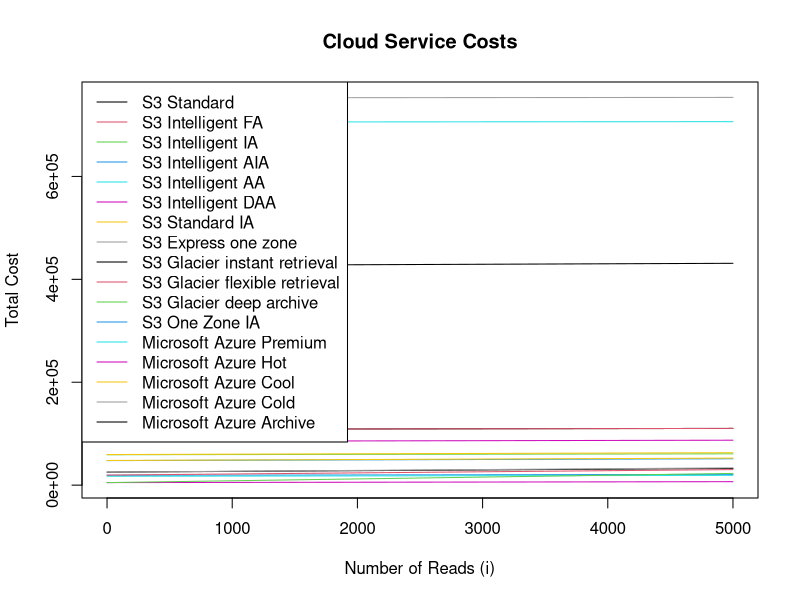
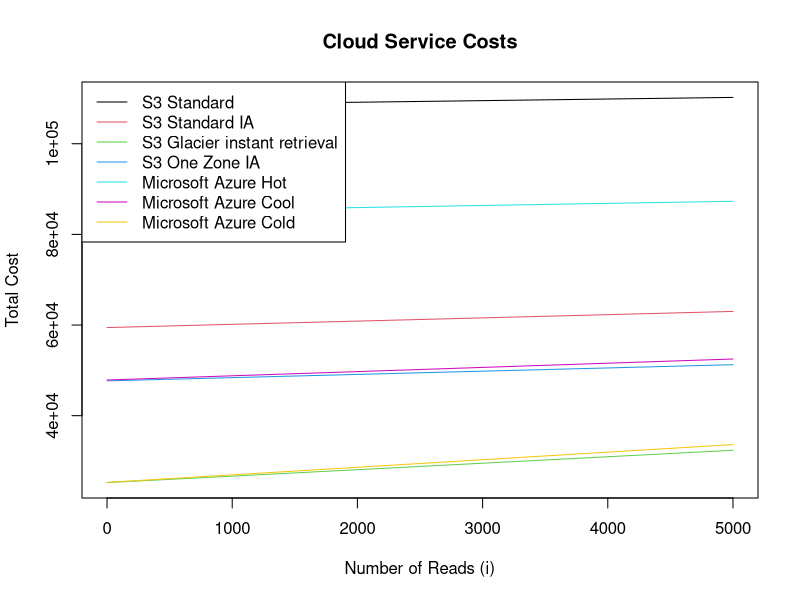

Write R code to recreate these figures, in order.
pricelist <- list(
        c(
                "S3 Standard",
                2163.71,
                0.3565,
                0.02852
        ),
        c(
                "S3 Intelligent FA",
                2163.71,
                0.3565,
                0.02852
        ),
        c(
                "S3 Intelligent IA",
                1175.928,
                0.3565,
                0.02852
        ),
        c(
                "S3 Intelligent AIA",
                376.297,
                0.3565,
                0.02852
        ),
        c(
                "S3 Intelligent AA",
                338.667,
                0.3565,
                0.02852
        ),
        c(
                "S3 Intelligent DAA",
                93.133,
                0.3565,
                0.02852
        ),
        c(
                "S3 Standard IA",
                1175.928,
                0.713,
                0.0713
        ),
        c(
                "S3 Express one zone",
                15051.87,
                0.17825,
                0.01426
        ),
        c(
                "S3 Glacier instant retrieval",
                376.297,
                1.426,
                0.713
        ),
        c(
                "S3 Glacier flexible retrieval",
                338.667,
                2.139,
                0.2852
        ),
        c(
                "S3 Glacier deep archive",
                93.1334,
                3.565,
                0.02852
        ),
        c(
                "S3 One Zone IA",
                940.74,
                0.713,
                0.0713
        ),
        c(
                "Microsoft Azure Premium",
                14111.1,
                0.1626,
                0.01355
        ),
        c(
                "Microsoft Azure Hot",
                1693.34,
                0.4635,
                0.03565
        ),
        c(
                "Microsoft Azure Cool",
                940.7,
                0.9269,
                0.09269
        ),
        c(
                "Microsoft Azure Cold",
                338.667,
                1.6684,
                0.92690
        ),
        c(
                "Microsoft Azure Archive",
                188.15,
                0.9269,
                46.345
        )
)

plot_cloud_costs <- function(price_list, total_size, increments, read_requests) {
  names <- sapply(pricelist, function(x) x[1])
  storage_costs <- as.numeric(sapply(pricelist, function(x) x[2]))
  read_costs <- as.numeric(sapply(pricelist, function(x) x[3]))
  upload_costs <- as.numeric(sapply(pricelist, function(x) x[4]))
  
  cost_data <- list()
  for (j in 1:length(read_costs)) {
    costs <- numeric(increments + 1)
    for (i in 0:increments) {
      costs[i + 1] <- read_costs[j] * i + storage_costs[j] * total_size + upload_costs[j] * read_requests
    }
    cost_data[[j]] <- costs
  }
  
  plot(0:increments, cost_data[[1]], type = "l", 
       xlab = "Number of Reads (i)", ylab = "Total Cost", 
       main = "Cloud Service Costs",
       ylim = range(unlist(cost_data)),
       col = 1)

  if (length(read_costs) > 1) {
    for (j in 2:length(read_costs)) {
      lines(0:increments, cost_data[[j]], col = j)
    }
  }

  legend("topleft", legend = names, col = 1:length(read_costs), lty = 1)
}

total_size <- 50
increments <- 5000
read_requests <- 9000

plot_cloud_costs(price_list, total_size, increments, read_requests)












pricelist <- list(
        c(
                "S3 Standard",
                2163.71,
                0.3565,
                0.02852
        ),
        c(
                "S3 Standard IA",
                1175.928,
                0.713,
                0.0713
        ),
        c(
                "S3 Glacier instant retrieval",
                376.297,
                1.426,
                0.713
        ),
        c(
                "S3 One Zone IA",
                940.74,
                0.713,
                0.0713
        ),
        c(
                "Microsoft Azure Hot",
                1693.34,
                0.4635,
                0.03565
        ),
        c(
                "Microsoft Azure Cool",
                940.7,
                0.9269,
                0.09269
        ),
        c(
                "Microsoft Azure Cold",
                338.667,
                1.6684,
                0.92690
        )
)
plot_cloud_costs(pricelist, total_size, increments, read_requests)